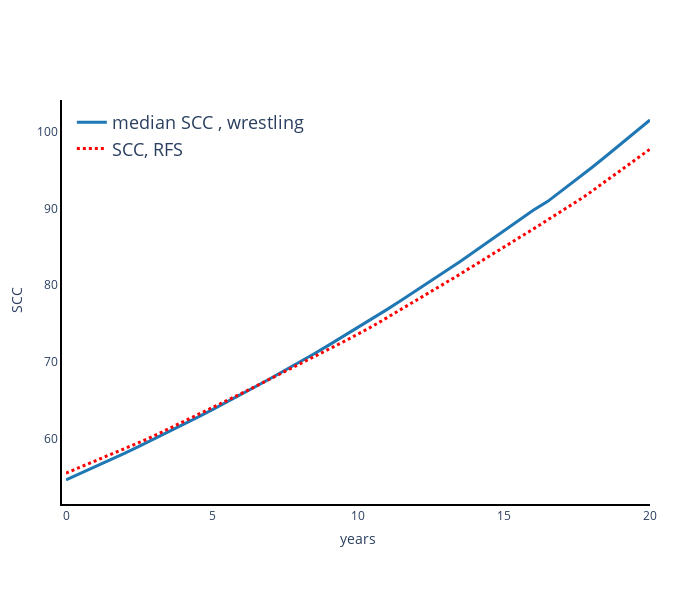

Source (notebook cell):
### Code cell
import plotly
from plotly.subplots import make_subplots
import plotly.graph_objs as go
# plt.plot(scc_median[.5])
fig = make_subplots(1,1)
fig.add_trace(go.Scatter(x = np.arange(0,20+1/2, 1/2), y = scc_median[.5],
                   name = 'median SCC , wrestling', line = dict(color = '#1f77b4', dash = 'solid', width = 3),\
                       showlegend = True) )
fig.add_trace(go.Scatter(x = np.arange(0,20+1/4,1/4), y = scc_rfs,
                   name = 'SCC, RFS', line = dict(color = 'red', dash = 'dot', width = 3),\
                          showlegend = True))

fig.update_layout(legend=dict(
    yanchor="top",
    y=0.99,
    xanchor="left",
    x=0.01,
    font=dict(size = 18),
),
    plot_bgcolor ="white"
)

fig.update_xaxes(showline=True, linewidth=2, linecolor='black', title="years")
fig.update_yaxes(showline=True, linewidth=2, linecolor='black', title="SCC")

fig.update_layout(
    autosize=False,
    width=700,
    height=600,
    margin=dict(
        l=50,
        r=50,
        b=100,
        t=100,
        pad=4
    ),
)


fig.show()

### Figure 1 — Plotly figure (JSON) as saved in the notebook; plotly's stock layout.template omitted (floating-point values rounded to 4 significant figures; data arrays with more than 128 entries replaced by an {"elided": "..."} marker saying what was removed)
{"data": [{"line": {"color": "#1f77b4", "dash": "solid", "width": 3}, "name": "median SCC , wrestling", "showlegend": true, "type": "scatter", "x": [0, 0.5, 1, 1.5, 2, 2.5, 3, 3.5, 4, 4.5, 5, 5.5, 6, 6.5, 7, 7.5, 8, 8.5, 9, 9.5, 10, 10.5, 11, 11.5, 12, 12.5, 13, 13.5, 14, 14.5, 15, 15.5, 16, 16.5, 17, 17.5, 18, 18.5, 19, 19.5, 20], "y": {"elided": "204 float values"}}, {"line": {"color": "red", "dash": "dot", "width": 3}, "name": "SCC, RFS", "showlegend": true, "type": "scatter", "x": [0, 0.25, 0.5, 0.75, 1, 1.25, 1.5, 1.75, 2, 2.25, 2.5, 2.75, 3, 3.25, 3.5, 3.75, 4, 4.25, 4.5, 4.75, 5, 5.25, 5.5, 5.75, 6, 6.25, 6.5, 6.75, 7, 7.25, 7.5, 7.75, 8, 8.25, 8.5, 8.75, 9, 9.25, 9.5, 9.75, 10, 10.25, 10.5, 10.75, 11, 11.25, 11.5, 11.75, 12, 12.25, 12.5, 12.75, 13, 13.25, 13.5, 13.75, 14, 14.25, 14.5, 14.75, 15, 15.25, 15.5, 15.75, 16, 16.25, 16.5, 16.75, 17, 17.25, 17.5, 17.75, 18, 18.25, 18.5, 18.75, 19, 19.25, 19.5, 19.75, 20], "y": {"elided": "400 float values"}}], "layout": {"autosize": false, "height": 600, "legend": {"font": {"size": 18}, "x": 0.01, "xanchor": "left", "y": 0.99, "yanchor": "top"}, "margin": {"b": 100, "l": 50, "pad": 4, "r": 50, "t": 100}, "plot_bgcolor": "white", "width": 700, "xaxis": {"anchor": "y", "domain": [0, 1], "linecolor": "black", "linewidth": 2, "showline": true, "title": {"text": "years"}}, "yaxis": {"anchor": "x", "domain": [0, 1], "linecolor": "black", "linewidth": 2, "showline": true, "title": {"text": "SCC"}}}}
